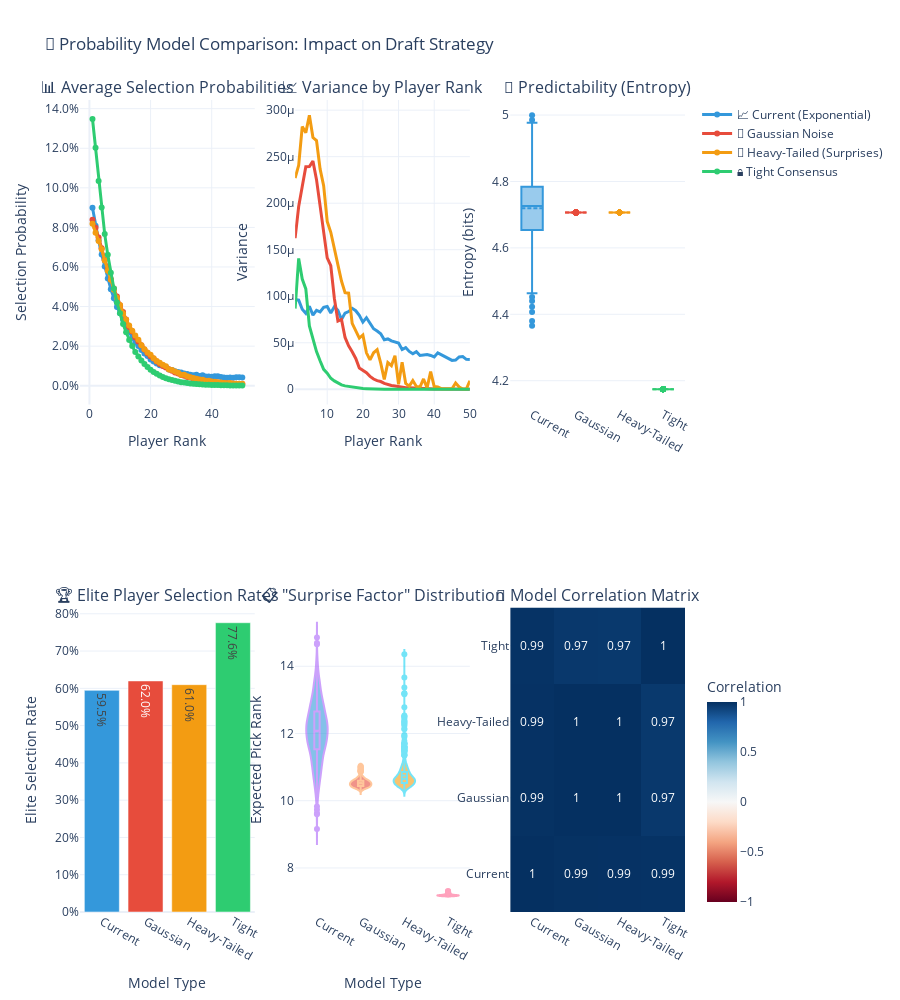

Source (notebook cell):
### Code cell
# 🎲 Model Comparison: Simple vs Complex Probability Models
def simulate_different_probability_models(num_players=50, num_sims=1000):
    """Compare different probability models for player selection"""
    
    results = {}
    player_ranks = np.arange(1, num_players + 1)
    
    # Model 1: Current exponential decay (conservative)
    expo_probs = np.zeros((num_sims, num_players))
    for sim in range(num_sims):
        base_probs = np.exp(-0.1 * player_ranks)
        base_probs = base_probs / base_probs.sum()
        noise = np.random.normal(0, 0.01, num_players)
        probs = np.maximum(0, base_probs + noise)
        expo_probs[sim] = probs / probs.sum()
    results['📈 Current (Exponential)'] = expo_probs
    
    # Model 2: Gaussian noise (moderate variance)
    gauss_probs = np.zeros((num_sims, num_players))
    for sim in range(num_sims):
        noisy_ranks = player_ranks + np.random.normal(0, 3, num_players)
        sorted_indices = np.argsort(noisy_ranks)
        probs = np.zeros(num_players)
        probs[sorted_indices] = np.exp(-0.1 * np.arange(1, num_players + 1))
        gauss_probs[sim] = probs / probs.sum()
    results['🎯 Gaussian Noise'] = gauss_probs
    
    # Model 3: Heavy-tailed (more surprises)
    heavy_probs = np.zeros((num_sims, num_players))
    for sim in range(num_sims):
        noise = stats.t.rvs(df=3, size=num_players) * 2.5
        noisy_ranks = player_ranks + noise
        sorted_indices = np.argsort(noisy_ranks)
        probs = np.zeros(num_players)
        probs[sorted_indices] = np.exp(-0.1 * np.arange(1, num_players + 1))
        heavy_probs[sim] = probs / probs.sum()
    results['🎲 Heavy-Tailed (Surprises)'] = heavy_probs
    
    # Model 4: Tight consensus (less variance)
    tight_probs = np.zeros((num_sims, num_players))
    for sim in range(num_sims):
        noise = np.random.normal(0, 0.8, num_players)
        noisy_ranks = player_ranks + noise
        sorted_indices = np.argsort(noisy_ranks)
        probs = np.zeros(num_players)
        probs[sorted_indices] = np.exp(-0.15 * np.arange(1, num_players + 1))
        tight_probs[sim] = probs / probs.sum()
    results['🔒 Tight Consensus'] = tight_probs
    
    return results

def create_model_comparison():
    # Simulate different models
    model_results = simulate_different_probability_models()
    
    fig = make_subplots(
        rows=2, cols=3,
        subplot_titles=(
            '📊 Average Selection Probabilities',
            '📈 Variance by Player Rank', 
            '🎲 Predictability (Entropy)',
            '🏆 Elite Player Selection Rates',
            '📋 "Surprise Factor" Distribution',
            '🔄 Model Correlation Matrix'
        ),
        specs=[[{'type': 'scatter'}, {'type': 'scatter'}, {'type': 'box'}],
               [{'type': 'bar'}, {'type': 'violin'}, {'type': 'heatmap'}]]
    )
    
    colors = ['#3498db', '#e74c3c', '#f39c12', '#2ecc71']
    
    # 1. Average probability distributions
    for i, (model_name, probs) in enumerate(model_results.items()):
        mean_probs = probs.mean(axis=0)
        fig.add_trace(
            go.Scatter(
                x=np.arange(1, len(mean_probs) + 1),
                y=mean_probs,
                mode='lines+markers',
                name=model_name,
                line=dict(width=3, color=colors[i]),
                marker=dict(size=6, color=colors[i]),
                hovertemplate=(
                    f"<b>{model_name}</b><br>"
                    "Rank %{x}: %{y:.1%} selection chance<br>"
                    "<extra></extra>"
                )
            ),
            row=1, col=1
        )
    
    # 2. Variance by rank
    for i, (model_name, probs) in enumerate(model_results.items()):
        variances = probs.var(axis=0)
        fig.add_trace(
            go.Scatter(
                x=np.arange(1, len(variances) + 1),
                y=variances,
                mode='lines',
                name=model_name,
                line=dict(width=3, color=colors[i]),
                showlegend=False,
                hovertemplate=(
                    f"<b>{model_name}</b><br>"
                    "Rank %{x} Variance: %{y:.4f}<br>"
                    "<extra></extra>"
                )
            ),
            row=1, col=2
        )
    
    # 3. Entropy comparison
    for i, (model_name, probs) in enumerate(model_results.items()):
        sim_entropies = []
        for sim_probs in probs:
            entropy = -np.sum(sim_probs * np.log2(sim_probs + 1e-10))
            sim_entropies.append(entropy)
        
        fig.add_trace(
            go.Box(
                y=sim_entropies,
                name=model_name.split(' ')[1] if ' ' in model_name else model_name,
                marker_color=colors[i],
                boxmean=True,
                showlegend=False
            ),
            row=1, col=3
        )
    
    # 4. Elite player selection rates
    elite_rates = {}
    for model_name, probs in model_results.items():
        # Top 10 selection probability
        elite_rate = probs[:, :10].sum(axis=1).mean()
        elite_rates[model_name.split(' ')[1] if ' ' in model_name else model_name] = elite_rate
    
    fig.add_trace(
        go.Bar(
            x=list(elite_rates.keys()),
            y=list(elite_rates.values()),
            marker_color=colors[:len(elite_rates)],
            text=[f"{v:.1%}" for v in elite_rates.values()],
            textposition='auto',
            showlegend=False,
            hovertemplate=(
                "<b>%{x} Model</b><br>"
                "Top 10 Selection Rate: %{y:.1%}<br>"
                "<extra></extra>"
            )
        ),
        row=2, col=1
    )
    
    # 5. Surprise factor distribution
    for i, (model_name, probs) in enumerate(model_results.items()):
        surprise_indices = []
        for sim_probs in probs:
            expected_rank = np.sum(np.arange(1, len(sim_probs) + 1) * sim_probs)
            surprise_indices.append(expected_rank)
        
        fig.add_trace(
            go.Violin(
                y=surprise_indices,
                name=model_name.split(' ')[1] if ' ' in model_name else model_name,
                box_visible=True,
                meanline_visible=True,
                fillcolor=colors[i],
                opacity=0.6,
                showlegend=False
            ),
            row=2, col=2
        )
    
    # 6. Model correlation matrix
    model_avg_probs = np.array([probs.mean(axis=0) for probs in model_results.values()])
    correlation_matrix = np.corrcoef(model_avg_probs)
    model_names = [name.split(' ')[1] if ' ' in name else name for name in model_results.keys()]
    
    fig.add_trace(
        go.Heatmap(
            z=correlation_matrix,
            x=model_names,
            y=model_names,
            colorscale='RdBu',
            zmid=0,
            text=np.round(correlation_matrix, 2),
            texttemplate='%{text}',
            textfont=dict(size=12),
            showscale=True,
            colorbar=dict(x=1.02, y=0.15, len=0.3, title="Correlation")
        ),
        row=2, col=3
    )
    
    # Update layout
    fig.update_xaxes(title_text="Player Rank", row=1, col=1)
    fig.update_xaxes(title_text="Player Rank", row=1, col=2)
    fig.update_xaxes(title_text="Model Type", row=2, col=1)
    fig.update_xaxes(title_text="Model Type", row=2, col=2)
    
    fig.update_yaxes(title_text="Selection Probability", row=1, col=1, tickformat='.1%')
    fig.update_yaxes(title_text="Variance", row=1, col=2)
    fig.update_yaxes(title_text="Entropy (bits)", row=1, col=3)
    fig.update_yaxes(title_text="Elite Selection Rate", row=2, col=1, tickformat='.0%')
    fig.update_yaxes(title_text="Expected Pick Rank", row=2, col=2)
    
    fig.update_layout(
        height=1000,
        title_text="🎲 Probability Model Comparison: Impact on Draft Strategy",
        template="plotly_white"
    )
    
    return fig, elite_rates

# Generate model comparison
model_fig, elite_comparison = create_model_comparison()
model_fig.show(config=plotly_config)

print(f"\n🎲 MODEL COMPARISON INSIGHTS:")
print(f"\n🏆 Elite Player Selection Rates (Top 10):")
for model, rate in elite_comparison.items():
    print(f"   {model}: {rate:.1%}")

print(f"\n💡 Strategic Implications:")
print(f"   📈 Heavy-tailed models → More late-round steals possible")
print(f"   🔒 Tight consensus → Elite players more predictable")
print(f"   🎯 Gaussian noise → Balanced risk/reward tradeoffs")
print(f"   📊 Current model → Conservative, rank-respecting approach")

### Figure 1 — Plotly figure (JSON) as saved in the notebook; plotly's stock layout.template omitted (floating-point values rounded to 4 significant figures; data arrays with more than 128 entries replaced by an {"elided": "..."} marker saying what was removed)
{"data": [{"hovertemplate": "<b>📈 Current (Exponential)</b><br>Rank %{x}: %{y:.1%} selection chance<br><extra></extra>", "line": {"color": "#3498db", "width": 3}, "marker": {"color": "#3498db", "size": 6}, "mode": "lines+markers", "name": "📈 Current (Exponential)", "type": "scatter", "x": [1, 2, 3, 4, 5, 6, 7, 8, 9, 10, 11, 12, 13, 14, 15, 16, 17, 18, 19, 20, 21, 22, 23, 24, 25, 26, 27, 28, 29, 30, 31, 32, 33, 34, 35, 36, 37, 38, 39, 40, 41, 42, 43, 44, 45, 46, 47, 48, 49, 50], "xaxis": "x", "y": [0.08996, 0.08079, 0.07347, 0.06633, 0.0603, 0.05422, 0.04879, 0.04424, 0.03982, 0.03668, 0.03343, 0.02993, 0.02727, 0.02423, 0.02183, 0.02002, 0.01799, 0.01628, 0.01496, 0.01319, 0.01225, 0.01128, 0.01038, 0.01022, 0.009449, 0.008199, 0.00796, 0.00725, 0.006963, 0.006704, 0.006145, 0.00593, 0.00558, 0.005326, 0.005507, 0.004873, 0.005262, 0.004662, 0.004703, 0.004578, 0.0048, 0.004759, 0.004374, 0.004197, 0.004073, 0.004137, 0.004003, 0.004335, 0.004267, 0.004106], "yaxis": "y"}, {"hovertemplate": "<b>🎯 Gaussian Noise</b><br>Rank %{x}: %{y:.1%} selection chance<br><extra></extra>", "line": {"color": "#e74c3c", "width": 3}, "marker": {"color": "#e74c3c", "size": 6}, "mode": "lines+markers", "name": "🎯 Gaussian Noise", "type": "scatter", "x": [1, 2, 3, 4, 5, 6, 7, 8, 9, 10, 11, 12, 13, 14, 15, 16, 17, 18, 19, 20, 21, 22, 23, 24, 25, 26, 27, 28, 29, 30, 31, 32, 33, 34, 35, 36, 37, 38, 39, 40, 41, 42, 43, 44, 45, 46, 47, 48, 49, 50], "xaxis": "x", "y": [0.08388, 0.07989, 0.07489, 0.06945, 0.06366, 0.05944, 0.05375, 0.04914, 0.04507, 0.04065, 0.03722, 0.03352, 0.02951, 0.02739, 0.02431, 0.0224, 0.02042, 0.01831, 0.01643, 0.01492, 0.01377, 0.01224, 0.01094, 0.009992, 0.009181, 0.008258, 0.007581, 0.006728, 0.006124, 0.005444, 0.004975, 0.004433, 0.004101, 0.003662, 0.003362, 0.003018, 0.002737, 0.002458, 0.002212, 0.002032, 0.001858, 0.001642, 0.001522, 0.001363, 0.001227, 0.001161, 0.00104, 0.0009664, 0.0009025, 0.0008314], "yaxis": "y"}, {"hovertemplate": "<b>🎲 Heavy-Tailed (Surprises)</b><br>Rank %{x}: %{y:.1%} selection chance<br><extra></extra>", "line": {"color": "#f39c12", "width": 3}, "marker": {"color": "#f39c12", "size": 6}, "mode": "lines+markers", "name": "🎲 Heavy-Tailed (Surprises)", "type": "scatter", "x": [1, 2, 3, 4, 5, 6, 7, 8, 9, 10, 11, 12, 13, 14, 15, 16, 17, 18, 19, 20, 21, 22, 23, 24, 25, 26, 27, 28, 29, 30, 31, 32, 33, 34, 35, 36, 37, 38, 39, 40, 41, 42, 43, 44, 45, 46, 47, 48, 49, 50], "xaxis": "x", "y": [0.08186, 0.07735, 0.07308, 0.06898, 0.06326, 0.05806, 0.05349, 0.04855, 0.04442, 0.04081, 0.03652, 0.0333, 0.03047, 0.02775, 0.02536, 0.02323, 0.02048, 0.01845, 0.01677, 0.0156, 0.01391, 0.01249, 0.01157, 0.01055, 0.009779, 0.008248, 0.00788, 0.007128, 0.006596, 0.005574, 0.005535, 0.004745, 0.004213, 0.003873, 0.003482, 0.00309, 0.002997, 0.002539, 0.002507, 0.002144, 0.001948, 0.001717, 0.00159, 0.001404, 0.001292, 0.001322, 0.001161, 0.001002, 0.0009635, 0.0009689], "yaxis": "y"}, {"hovertemplate": "<b>🔒 Tight Consensus</b><br>Rank %{x}: %{y:.1%} selection chance<br><extra></extra>", "line": {"color": "#2ecc71", "width": 3}, "marker": {"color": "#2ecc71", "size": 6}, "mode": "lines+markers", "name": "🔒 Tight Consensus", "type": "scatter", "x": [1, 2, 3, 4, 5, 6, 7, 8, 9, 10, 11, 12, 13, 14, 15, 16, 17, 18, 19, 20, 21, 22, 23, 24, 25, 26, 27, 28, 29, 30, 31, 32, 33, 34, 35, 36, 37, 38, 39, 40, 41, 42, 43, 44, 45, 46, 47, 48, 49, 50], "xaxis": "x", "y": [0.1348, 0.1202, 0.1034, 0.09, 0.07661, 0.06613, 0.05705, 0.04911, 0.04209, 0.03657, 0.03118, 0.027, 0.02314, 0.02001, 0.01703, 0.01482, 0.01274, 0.01096, 0.009429, 0.008118, 0.006987, 0.005997, 0.005192, 0.004429, 0.003833, 0.003292, 0.002841, 0.002445, 0.002104, 0.00181, 0.001563, 0.001342, 0.001155, 0.0009927, 0.0008527, 0.0007339, 0.0006315, 0.0005466, 0.0004712, 0.0004021, 0.0003496, 0.0003001, 0.0002567, 0.0002206, 0.0001911, 0.0001644, 0.0001411, 0.0001219, 0.0001046, 9.347e-05], "yaxis": "y"}, {"hovertemplate": "<b>📈 Current (Exponential)</b><br>Rank %{x} Variance: %{y:.4f}<br><extra></extra>", "line": {"color": "#3498db", "width": 3}, "mode": "lines", "name": "📈 Current (Exponential)", "showlegend": false, "type": "scatter", "x": [1, 2, 3, 4, 5, 6, 7, 8, 9, 10, 11, 12, 13, 14, 15, 16, 17, 18, 19, 20, 21, 22, 23, 24, 25, 26, 27, 28, 29, 30, 31, 32, 33, 34, 35, 36, 37, 38, 39, 40, 41, 42, 43, 44, 45, 46, 47, 48, 49, 50], "xaxis": "x2", "y": [9.662e-05, 9.579e-05, 8.599e-05, 8.157e-05, 8.924e-05, 7.965e-05, 8.473e-05, 8.312e-05, 8.802e-05, 8.897e-05, 8.194e-05, 8.879e-05, 8.494e-05, 7.498e-05, 8.183e-05, 8.357e-05, 8.696e-05, 8.443e-05, 7.94e-05, 7.222e-05, 7.695e-05, 7.059e-05, 6.508e-05, 6.267e-05, 5.972e-05, 5.32e-05, 5.412e-05, 5.199e-05, 5.125e-05, 4.969e-05, 4.274e-05, 4.482e-05, 4.064e-05, 3.815e-05, 4.039e-05, 3.631e-05, 3.695e-05, 3.727e-05, 3.633e-05, 3.475e-05, 3.919e-05, 3.733e-05, 3.482e-05, 3.38e-05, 3.104e-05, 3.134e-05, 3.473e-05, 3.525e-05, 3.22e-05, 3.205e-05], "yaxis": "y2"}, {"hovertemplate": "<b>🎯 Gaussian Noise</b><br>Rank %{x} Variance: %{y:.4f}<br><extra></extra>", "line": {"color": "#e74c3c", "width": 3}, "mode": "lines", "name": "🎯 Gaussian Noise", "showlegend": false, "type": "scatter", "x": [1, 2, 3, 4, 5, 6, 7, 8, 9, 10, 11, 12, 13, 14, 15, 16, 17, 18, 19, 20, 21, 22, 23, 24, 25, 26, 27, 28, 29, 30, 31, 32, 33, 34, 35, 36, 37, 38, 39, 40, 41, 42, 43, 44, 45, 46, 47, 48, 49, 50], "xaxis": "x2", "y": [0.0001624, 0.0001965, 0.000218, 0.0002393, 0.0002395, 0.0002452, 0.0002253, 0.0001976, 0.0001731, 0.0001412, 0.0001328, 9.781e-05, 7.33e-05, 7.504e-05, 5.571e-05, 4.67e-05, 4.037e-05, 3.315e-05, 2.278e-05, 2.057e-05, 1.772e-05, 1.391e-05, 1.102e-05, 9.26e-06, 8.316e-06, 6.366e-06, 4.895e-06, 4.096e-06, 3.583e-06, 2.72e-06, 2.324e-06, 1.735e-06, 1.568e-06, 1.286e-06, 1.031e-06, 8.265e-07, 7.009e-07, 5.419e-07, 4.202e-07, 3.872e-07, 3.343e-07, 2.528e-07, 2.097e-07, 1.583e-07, 1.328e-07, 1.129e-07, 8.087e-08, 5.799e-08, 3.978e-08, 2.431e-08], "yaxis": "y2"}, {"hovertemplate": "<b>🎲 Heavy-Tailed (Surprises)</b><br>Rank %{x} Variance: %{y:.4f}<br><extra></extra>", "line": {"color": "#f39c12", "width": 3}, "mode": "lines", "name": "🎲 Heavy-Tailed (Surprises)", "showlegend": false, "type": "scatter", "x": [1, 2, 3, 4, 5, 6, 7, 8, 9, 10, 11, 12, 13, 14, 15, 16, 17, 18, 19, 20, 21, 22, 23, 24, 25, 26, 27, 28, 29, 30, 31, 32, 33, 34, 35, 36, 37, 38, 39, 40, 41, 42, 43, 44, 45, 46, 47, 48, 49, 50], "xaxis": "x2", "y": [0.0002271, 0.0002408, 0.0002824, 0.0002759, 0.0002946, 0.0002706, 0.0002673, 0.0002369, 0.0002188, 0.0001804, 0.0001687, 0.0001513, 0.0001343, 0.0001164, 0.0001039, 0.0001033, 7.083e-05, 6.299e-05, 5.505e-05, 5.836e-05, 3.916e-05, 3.157e-05, 3.925e-05, 4.259e-05, 2.818e-05, 1.062e-05, 2.876e-05, 2.542e-05, 3.597e-05, 5.325e-06, 2.901e-05, 6.295e-06, 3.407e-06, 9.33e-06, 3.03e-06, 2.401e-06, 1.111e-05, 1.457e-06, 1.899e-05, 2.906e-06, 2.369e-06, 5.897e-07, 6.828e-07, 3.138e-07, 4.555e-07, 6.671e-06, 2.432e-06, 1.735e-07, 1.687e-07, 9.102e-06], "yaxis": "y2"}, {"hovertemplate": "<b>🔒 Tight Consensus</b><br>Rank %{x} Variance: %{y:.4f}<br><extra></extra>", "line": {"color": "#2ecc71", "width": 3}, "mode": "lines", "name": "🔒 Tight Consensus", "showlegend": false, "type": "scatter", "x": [1, 2, 3, 4, 5, 6, 7, 8, 9, 10, 11, 12, 13, 14, 15, 16, 17, 18, 19, 20, 21, 22, 23, 24, 25, 26, 27, 28, 29, 30, 31, 32, 33, 34, 35, 36, 37, 38, 39, 40, 41, 42, 43, 44, 45, 46, 47, 48, 49, 50], "xaxis": "x2", "y": [8.67e-05, 0.0001407, 0.0001184, 0.0001079, 6.813e-05, 5.293e-05, 4.048e-05, 3.063e-05, 2.14e-05, 1.735e-05, 1.182e-05, 9.015e-06, 6.499e-06, 4.703e-06, 3.662e-06, 3.098e-06, 2.077e-06, 1.563e-06, 1.039e-06, 8.006e-07, 6.665e-07, 4.331e-07, 3.298e-07, 2.398e-07, 1.751e-07, 1.415e-07, 1.057e-07, 8.158e-08, 5.864e-08, 4.356e-08, 3.09e-08, 2.224e-08, 1.556e-08, 1.179e-08, 8.364e-09, 6.971e-09, 4.991e-09, 4.209e-09, 3.012e-09, 2.034e-09, 1.606e-09, 1.045e-09, 7.508e-10, 5.874e-10, 4.849e-10, 3.155e-10, 2.442e-10, 1.776e-10, 1.276e-10, 5.695e-11], "yaxis": "y2"}, {"boxmean": true, "marker": {"color": "#3498db"}, "name": "Current", "showlegend": false, "type": "box", "xaxis": "x3", "y": {"elided": "1000 float values"}, "yaxis": "y3"}, {"boxmean": true, "marker": {"color": "#e74c3c"}, "name": "Gaussian", "showlegend": false, "type": "box", "xaxis": "x3", "y": {"elided": "1000 float values"}, "yaxis": "y3"}, {"boxmean": true, "marker": {"color": "#f39c12"}, "name": "Heavy-Tailed", "showlegend": false, "type": "box", "xaxis": "x3", "y": {"elided": "1000 float values"}, "yaxis": "y3"}, {"boxmean": true, "marker": {"color": "#2ecc71"}, "name": "Tight", "showlegend": false, "type": "box", "xaxis": "x3", "y": {"elided": "1000 float values"}, "yaxis": "y3"}, {"hovertemplate": "<b>%{x} Model</b><br>Top 10 Selection Rate: %{y:.1%}<br><extra></extra>", "marker": {"color": ["#3498db", "#e74c3c", "#f39c12", "#2ecc71"]}, "showlegend": false, "text": ["59.5%", "62.0%", "61.0%", "77.6%"], "textposition": "auto", "type": "bar", "x": ["Current", "Gaussian", "Heavy-Tailed", "Tight"], "xaxis": "x4", "y": [0.5946, 0.6198, 0.6098, 0.776], "yaxis": "y4"}, {"box": {"visible": true}, "fillcolor": "#3498db", "meanline": {"visible": true}, "name": "Current", "opacity": 0.6, "showlegend": false, "type": "violin", "xaxis": "x5", "y": {"elided": "1000 float values"}, "yaxis": "y5"}, {"box": {"visible": true}, "fillcolor": "#e74c3c", "meanline": {"visible": true}, "name": "Gaussian", "opacity": 0.6, "showlegend": false, "type": "violin", "xaxis": "x5", "y": {"elided": "1000 float values"}, "yaxis": "y5"}, {"box": {"visible": true}, "fillcolor": "#f39c12", "meanline": {"visible": true}, "name": "Heavy-Tailed", "opacity": 0.6, "showlegend": false, "type": "violin", "xaxis": "x5", "y": {"elided": "1000 float values"}, "yaxis": "y5"}, {"box": {"visible": true}, "fillcolor": "#2ecc71", "meanline": {"visible": true}, "name": "Tight", "opacity": 0.6, "showlegend": false, "type": "violin", "xaxis": "x5", "y": {"elided": "1000 float values"}, "yaxis": "y5"}, {"colorbar": {"len": 0.3, "title": {"text": "Correlation"}, "x": 1.02, "y": 0.15}, "colorscale": [[0, "rgb(103,0,31)"], [0.1, "rgb(178,24,43)"], [0.2, "rgb(214,96,77)"], [0.3, "rgb(244,165,130)"], [0.4, "rgb(253,219,199)"], [0.5, "rgb(247,247,247)"], [0.6, "rgb(209,229,240)"], [0.7, "rgb(146,197,222)"], [0.8, "rgb(67,147,195)"], [0.9, "rgb(33,102,172)"], [1, "rgb(5,48,97)"]], "showscale": true, "text": [[1.0, 0.99, 0.99, 0.99], [0.99, 1.0, 1.0, 0.97], [0.99, 1.0, 1.0, 0.97], [0.99, 0.97, 0.97, 1.0]], "textfont": {"size": 12}, "texttemplate": "%{text}", "type": "heatmap", "x": ["Current", "Gaussian", "Heavy-Tailed", "Tight"], "xaxis": "x6", "y": ["Current", "Gaussian", "Heavy-Tailed", "Tight"], "yaxis": "y6", "z": [[1.0, 0.9943, 0.9929, 0.9906], [0.9943, 1.0, 0.9998, 0.9715], [0.9929, 0.9998, 1.0, 0.9683], [0.9906, 0.9715, 0.9683, 1.0]], "zmid": 0}], "layout": {"annotations": [{"font": {"size": 16}, "showarrow": false, "text": "📊 Average Selection Probabilities", "x": 0.1444, "xanchor": "center", "xref": "paper", "y": 1, "yanchor": "bottom", "yref": "paper"}, {"font": {"size": 16}, "showarrow": false, "text": "📈 Variance by Player Rank", "x": 0.5, "xanchor": "center", "xref": "paper", "y": 1, "yanchor": "bottom", "yref": "paper"}, {"font": {"size": 16}, "showarrow": false, "text": "🎲 Predictability (Entropy)", "x": 0.8556, "xanchor": "center", "xref": "paper", "y": 1, "yanchor": "bottom", "yref": "paper"}, {"font": {"size": 16}, "showarrow": false, "text": "🏆 Elite Player Selection Rates", "x": 0.1444, "xanchor": "center", "xref": "paper", "y": 0.375, "yanchor": "bottom", "yref": "paper"}, {"font": {"size": 16}, "showarrow": false, "text": "📋 \"Surprise Factor\" Distribution", "x": 0.5, "xanchor": "center", "xref": "paper", "y": 0.375, "yanchor": "bottom", "yref": "paper"}, {"font": {"size": 16}, "showarrow": false, "text": "🔄 Model Correlation Matrix", "x": 0.8556, "xanchor": "center", "xref": "paper", "y": 0.375, "yanchor": "bottom", "yref": "paper"}], "height": 1000, "title": {"text": "🎲 Probability Model Comparison: Impact on Draft Strategy"}, "xaxis": {"anchor": "y", "domain": [0, 0.2889], "title": {"text": "Player Rank"}}, "xaxis2": {"anchor": "y2", "domain": [0.3556, 0.6444], "title": {"text": "Player Rank"}}, "xaxis3": {"anchor": "y3", "domain": [0.7111, 1]}, "xaxis4": {"anchor": "y4", "domain": [0, 0.2889], "title": {"text": "Model Type"}}, "xaxis5": {"anchor": "y5", "domain": [0.3556, 0.6444], "title": {"text": "Model Type"}}, "xaxis6": {"anchor": "y6", "domain": [0.7111, 1]}, "yaxis": {"anchor": "x", "domain": [0.625, 1], "tickformat": ".1%", "title": {"text": "Selection Probability"}}, "yaxis2": {"anchor": "x2", "domain": [0.625, 1], "title": {"text": "Variance"}}, "yaxis3": {"anchor": "x3", "domain": [0.625, 1], "title": {"text": "Entropy (bits)"}}, "yaxis4": {"anchor": "x4", "domain": [0, 0.375], "tickformat": ".0%", "title": {"text": "Elite Selection Rate"}}, "yaxis5": {"anchor": "x5", "domain": [0, 0.375], "title": {"text": "Expected Pick Rank"}}, "yaxis6": {"anchor": "x6", "domain": [0, 0.375]}}}
